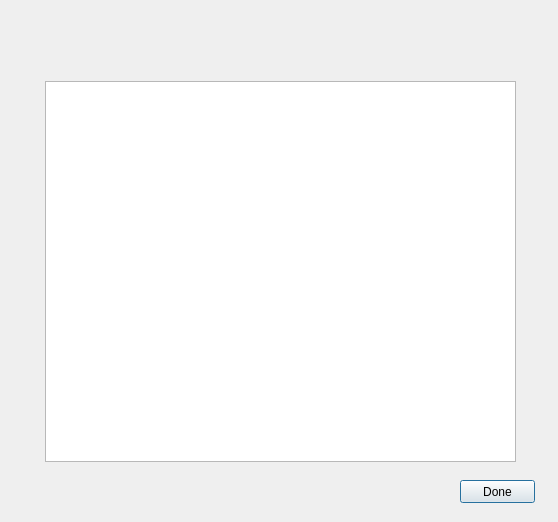
<?xml version="1.0" encoding="UTF-8"?>
<ui version="4.0">
 <class>Dialog</class>
 <widget class="QDialog" name="Dialog">
  <property name="geometry">
   <rect>
    <x>0</x>
    <y>0</y>
    <width>558</width>
    <height>522</height>
   </rect>
  </property>
  <property name="windowTitle">
   <string>Dialog</string>
  </property>
  <widget class="QTableView" name="tableView">
   <property name="geometry">
    <rect>
     <x>45</x>
     <y>81</y>
     <width>471</width>
     <height>381</height>
    </rect>
   </property>
   <property name="alternatingRowColors">
    <bool>true</bool>
   </property>
   <property name="selectionBehavior">
    <enum>QAbstractItemView::SelectRows</enum>
   </property>
   <property name="showGrid">
    <bool>false</bool>
   </property>
   <property name="sortingEnabled">
    <bool>true</bool>
   </property>
  </widget>
  <widget class="QPushButton" name="btn_done">
   <property name="geometry">
    <rect>
     <x>460</x>
     <y>480</y>
     <width>75</width>
     <height>23</height>
    </rect>
   </property>
   <property name="text">
    <string>Done</string>
   </property>
  </widget>
  <widget class="QLabel" name="label">
   <property name="geometry">
    <rect>
     <x>76</x>
     <y>10</y>
     <width>421</width>
     <height>61</height>
    </rect>
   </property>
   <property name="text">
    <string/>
   </property>
   <property name="alignment">
    <set>Qt::AlignCenter</set>
   </property>
  </widget>
 </widget>
 <resources/>
 <connections>
  <connection>
   <sender>btn_done</sender>
   <signal>clicked()</signal>
   <receiver>Dialog</receiver>
   <slot>accept()</slot>
   <hints>
    <hint type="sourcelabel">
     <x>497</x>
     <y>491</y>
    </hint>
    <hint type="destinationlabel">
     <x>284</x>
     <y>260</y>
    </hint>
   </hints>
  </connection>
 </connections>
</ui>
